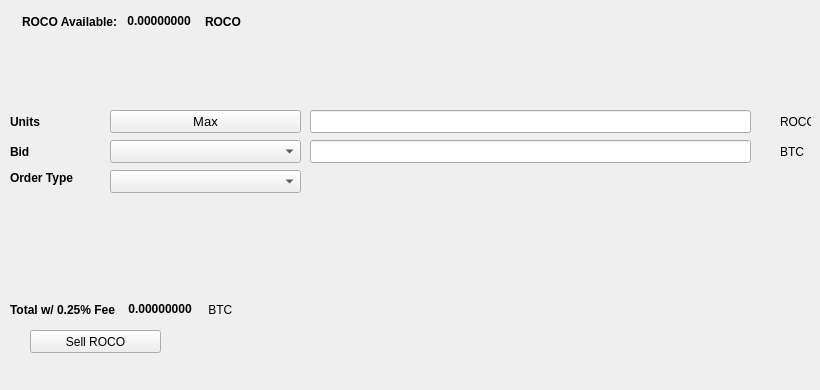
   <widget class="QWidget" name="SellTab">
    <attribute name="title">
     <string>Sell</string>
    </attribute>
    <widget class="QLabel" name="label_16">
     <property name="geometry">
      <rect>
       <x>780</x>
       <y>140</y>
       <width>31</width>
       <height>23</height>
      </rect>
     </property>
     <property name="text">
      <string>BTC</string>
     </property>
    </widget>
    <widget class="QComboBox" name="SellBidcomboBox">
     <property name="geometry">
      <rect>
       <x>110</x>
       <y>140</y>
       <width>191</width>
       <height>23</height>
      </rect>
     </property>
     <property name="font">
      <font>
       <pointsize>10</pointsize>
      </font>
     </property>
    </widget>
    <widget class="QLabel" name="label_18">
     <property name="geometry">
      <rect>
       <x>10</x>
       <y>110</y>
       <width>46</width>
       <height>23</height>
      </rect>
     </property>
     <property name="font">
      <font>
       <weight>75</weight>
       <bold>true</bold>
      </font>
     </property>
     <property name="text">
      <string>Units</string>
     </property>
    </widget>
    <widget class="QPushButton" name="Sell_Max_Amount">
     <property name="geometry">
      <rect>
       <x>110</x>
       <y>110</y>
       <width>191</width>
       <height>23</height>
      </rect>
     </property>
     <property name="font">
      <font>
       <pointsize>10</pointsize>
      </font>
     </property>
     <property name="text">
      <string>Max</string>
     </property>
    </widget>
    <widget class="QLabel" name="label_20">
     <property name="geometry">
      <rect>
       <x>10</x>
       <y>170</y>
       <width>91</width>
       <height>16</height>
      </rect>
     </property>
     <property name="font">
      <font>
       <weight>75</weight>
       <bold>true</bold>
      </font>
     </property>
     <property name="text">
      <string>Order Type</string>
     </property>
    </widget>
    <widget class="QComboBox" name="SellOrdertypeCombo">
     <property name="geometry">
      <rect>
       <x>110</x>
       <y>170</y>
       <width>191</width>
       <height>23</height>
      </rect>
     </property>
     <property name="font">
      <font>
       <pointsize>10</pointsize>
      </font>
     </property>
    </widget>
    <widget class="QLabel" name="label_21">
     <property name="geometry">
      <rect>
       <x>10</x>
       <y>140</y>
       <width>46</width>
       <height>23</height>
      </rect>
     </property>
     <property name="font">
      <font>
       <weight>75</weight>
       <bold>true</bold>
      </font>
     </property>
     <property name="text">
      <string>Bid</string>
     </property>
    </widget>
    <widget class="QLabel" name="label_22">
     <property name="geometry">
      <rect>
       <x>780</x>
       <y>110</y>
       <width>31</width>
       <height>23</height>
      </rect>
     </property>
     <property name="text">
      <string>ROCO</string>
     </property>
    </widget>
    <widget class="QLineEdit" name="UnitsInputROCO">
     <property name="geometry">
      <rect>
       <x>310</x>
       <y>110</y>
       <width>441</width>
       <height>23</height>
      </rect>
     </property>
     <property name="font">
      <font>
       <pointsize>9</pointsize>
       <weight>75</weight>
       <bold>true</bold>
      </font>
     </property>
    </widget>
    <widget class="QLineEdit" name="SellBidPriceEdit">
     <property name="geometry">
      <rect>
       <x>310</x>
       <y>140</y>
       <width>441</width>
       <height>23</height>
      </rect>
     </property>
     <property name="font">
      <font>
       <pointsize>9</pointsize>
       <weight>75</weight>
       <bold>true</bold>
      </font>
     </property>
    </widget>
    <widget class="QPushButton" name="SellROCOBTN">
     <property name="geometry">
      <rect>
       <x>30</x>
       <y>330</y>
       <width>131</width>
       <height>23</height>
      </rect>
     </property>
     <property name="text">
      <string>Sell ROCO</string>
     </property>
     <property name="icon">
      <iconset resource="../roco">
       <normaloff>:/icons/bitcoin</normaloff>:/icons/bitcoin</iconset>
     </property>
    </widget>
    <widget class="QWidget" name="layoutWidget3">
     <property name="geometry">
      <rect>
       <x>22</x>
       <y>12</y>
       <width>258</width>
       <height>19</height>
      </rect>
     </property>
     <layout class="QHBoxLayout" name="horizontalLayout">
      <item>
       <widget class="QLabel" name="label232_2">
        <property name="font">
         <font>
          <weight>75</weight>
          <bold>true</bold>
         </font>
        </property>
        <property name="text">
         <string>ROCO Available:</string>
        </property>
       </widget>
      </item>
      <item>
       <widget class="QLabel" name="ROCOAvailableLabel">
        <property name="palette">
         <palette>
          <active>
           <colorrole role="WindowText">
            <brush brushstyle="SolidPattern">
             <color alpha="255">
              <red>0</red>
              <green>0</green>
              <blue>0</blue>
             </color>
            </brush>
           </colorrole>
           <colorrole role="Button">
            <brush brushstyle="SolidPattern">
             <color alpha="255">
              <red>0</red>
              <green>170</green>
              <blue>0</blue>
             </color>
            </brush>
           </colorrole>
           <colorrole role="Light">
            <brush brushstyle="SolidPattern">
             <color alpha="255">
              <red>0</red>
              <green>255</green>
              <blue>0</blue>
             </color>
            </brush>
           </colorrole>
           <colorrole role="Midlight">
            <brush brushstyle="SolidPattern">
             <color alpha="255">
              <red>0</red>
              <green>212</green>
              <blue>0</blue>
             </color>
            </brush>
           </colorrole>
           <colorrole role="Dark">
            <brush brushstyle="SolidPattern">
             <color alpha="255">
              <red>0</red>
              <green>85</green>
              <blue>0</blue>
             </color>
            </brush>
           </colorrole>
           <colorrole role="Mid">
            <brush brushstyle="SolidPattern">
             <color alpha="255">
              <red>0</red>
              <green>113</green>
              <blue>0</blue>
             </color>
            </brush>
           </colorrole>
           <colorrole role="Text">
            <brush brushstyle="SolidPattern">
             <color alpha="255">
              <red>0</red>
              <green>170</green>
              <blue>0</blue>
             </color>
            </brush>
           </colorrole>
           <colorrole role="BrightText">
            <brush brushstyle="SolidPattern">
             <color alpha="255">
              <red>255</red>
              <green>255</green>
              <blue>255</blue>
             </color>
            </brush>
           </colorrole>
           <colorrole role="ButtonText">
            <brush brushstyle="SolidPattern">
             <color alpha="255">
              <red>0</red>
              <green>0</green>
              <blue>0</blue>
             </color>
            </brush>
           </colorrole>
           <colorrole role="Base">
            <brush brushstyle="SolidPattern">
             <color alpha="255">
              <red>255</red>
              <green>255</green>
              <blue>255</blue>
             </color>
            </brush>
           </colorrole>
           <colorrole role="Window">
            <brush brushstyle="SolidPattern">
             <color alpha="255">
              <red>0</red>
              <green>170</green>
              <blue>0</blue>
             </color>
            </brush>
           </colorrole>
           <colorrole role="Shadow">
            <brush brushstyle="SolidPattern">
             <color alpha="255">
              <red>0</red>
              <green>0</green>
              <blue>0</blue>
             </color>
            </brush>
           </colorrole>
           <colorrole role="AlternateBase">
            <brush brushstyle="SolidPattern">
             <color alpha="255">
              <red>127</red>
              <green>212</green>
              <blue>127</blue>
             </color>
            </brush>
           </colorrole>
           <colorrole role="ToolTipBase">
            <brush brushstyle="SolidPattern">
             <color alpha="255">
              <red>255</red>
              <green>255</green>
              <blue>220</blue>
             </color>
            </brush>
           </colorrole>
           <colorrole role="ToolTipText">
            <brush brushstyle="SolidPattern">
             <color alpha="255">
              <red>0</red>
              <green>0</green>
              <blue>0</blue>
             </color>
            </brush>
           </colorrole>
          </active>
          <inactive>
           <colorrole role="WindowText">
            <brush brushstyle="SolidPattern">
             <color alpha="255">
              <red>0</red>
              <green>0</green>
              <blue>0</blue>
             </color>
            </brush>
           </colorrole>
           <colorrole role="Button">
            <brush brushstyle="SolidPattern">
             <color alpha="255">
              <red>0</red>
              <green>170</green>
              <blue>0</blue>
             </color>
            </brush>
           </colorrole>
           <colorrole role="Light">
            <brush brushstyle="SolidPattern">
             <color alpha="255">
              <red>0</red>
              <green>255</green>
              <blue>0</blue>
             </color>
            </brush>
           </colorrole>
           <colorrole role="Midlight">
            <brush brushstyle="SolidPattern">
             <color alpha="255">
              <red>0</red>
              <green>212</green>
              <blue>0</blue>
             </color>
            </brush>
           </colorrole>
           <colorrole role="Dark">
            <brush brushstyle="SolidPattern">
             <color alpha="255">
              <red>0</red>
              <green>85</green>
              <blue>0</blue>
             </color>
            </brush>
           </colorrole>
           <colorrole role="Mid">
            <brush brushstyle="SolidPattern">
             <color alpha="255">
              <red>0</red>
              <green>113</green>
              <blue>0</blue>
             </color>
            </brush>
           </colorrole>
           <colorrole role="Text">
            <brush brushstyle="SolidPattern">
             <color alpha="255">
              <red>0</red>
              <green>170</green>
              <blue>0</blue>
             </color>
            </brush>
           </colorrole>
           <colorrole role="BrightText">
            <brush brushstyle="SolidPattern">
             <color alpha="255">
              <red>255</red>
              <green>255</green>
              <blue>255</blue>
             </color>
            </brush>
           </colorrole>
           <colorrole role="ButtonText">
            <brush brushstyle="SolidPattern">
             <color alpha="255">
              <red>0</red>
              <green>0</green>
              <blue>0</blue>
             </color>
            </brush>
           </colorrole>
           <colorrole role="Base">
            <brush brushstyle="SolidPattern">
             <color alpha="255">
              <red>255</red>
              <green>255</green>
              <blue>255</blue>
             </color>
            </brush>
           </colorrole>
           <colorrole role="Window">
            <brush brushstyle="SolidPattern">
             <color alpha="255">
              <red>0</red>
              <green>170</green>
              <blue>0</blue>
             </color>
            </brush>
           </colorrole>
           <colorrole role="Shadow">
            <brush brushstyle="SolidPattern">
             <color alpha="255">
              <red>0</red>
              <green>0</green>
              <blue>0</blue>
             </color>
            </brush>
           </colorrole>
           <colorrole role="AlternateBase">
            <brush brushstyle="SolidPattern">
             <color alpha="255">
              <red>127</red>
              <green>212</green>
              <blue>127</blue>
             </color>
            </brush>
           </colorrole>
           <colorrole role="ToolTipBase">
            <brush brushstyle="SolidPattern">
             <color alpha="255">
              <red>255</red>
              <green>255</green>
              <blue>220</blue>
             </color>
            </brush>
           </colorrole>
           <colorrole role="ToolTipText">
            <brush brushstyle="SolidPattern">
             <color alpha="255">
              <red>0</red>
              <green>0</green>
              <blue>0</blue>
             </color>
            </brush>
           </colorrole>
          </inactive>
          <disabled>
           <colorrole role="WindowText">
            <brush brushstyle="SolidPattern">
             <color alpha="255">
              <red>0</red>
              <green>85</green>
              <blue>0</blue>
             </color>
            </brush>
           </colorrole>
           <colorrole role="Button">
            <brush brushstyle="SolidPattern">
             <color alpha="255">
              <red>0</red>
              <green>170</green>
              <blue>0</blue>
             </color>
            </brush>
           </colorrole>
           <colorrole role="Light">
            <brush brushstyle="SolidPattern">
             <color alpha="255">
              <red>0</red>
              <green>255</green>
              <blue>0</blue>
             </color>
            </brush>
           </colorrole>
           <colorrole role="Midlight">
            <brush brushstyle="SolidPattern">
             <color alpha="255">
              <red>0</red>
              <green>212</green>
              <blue>0</blue>
             </color>
            </brush>
           </colorrole>
           <colorrole role="Dark">
            <brush brushstyle="SolidPattern">
             <color alpha="255">
              <red>0</red>
              <green>85</green>
              <blue>0</blue>
             </color>
            </brush>
           </colorrole>
           <colorrole role="Mid">
            <brush brushstyle="SolidPattern">
             <color alpha="255">
              <red>0</red>
              <green>113</green>
              <blue>0</blue>
             </color>
            </brush>
           </colorrole>
           <colorrole role="Text">
            <brush brushstyle="SolidPattern">
             <color alpha="255">
              <red>0</red>
              <green>85</green>
              <blue>0</blue>
             </color>
            </brush>
           </colorrole>
           <colorrole role="BrightText">
            <brush brushstyle="SolidPattern">
             <color alpha="255">
              <red>255</red>
              <green>255</green>
              <blue>255</blue>
             </color>
            </brush>
           </colorrole>
           <colorrole role="ButtonText">
            <brush brushstyle="SolidPattern">
             <color alpha="255">
              <red>0</red>
              <green>85</green>
              <blue>0</blue>
             </color>
            </brush>
           </colorrole>
           <colorrole role="Base">
            <brush brushstyle="SolidPattern">
             <color alpha="255">
              <red>0</red>
              <green>170</green>
              <blue>0</blue>
             </color>
            </brush>
           </colorrole>
           <colorrole role="Window">
            <brush brushstyle="SolidPattern">
             <color alpha="255">
              <red>0</red>
              <green>170</green>
              <blue>0</blue>
             </color>
            </brush>
           </colorrole>
           <colorrole role="Shadow">
            <brush brushstyle="SolidPattern">
             <color alpha="255">
              <red>0</red>
              <green>0</green>
              <blue>0</blue>
             </color>
            </brush>
           </colorrole>
           <colorrole role="AlternateBase">
            <brush brushstyle="SolidPattern">
             <color alpha="255">
              <red>0</red>
              <green>170</green>
              <blue>0</blue>
             </color>
            </brush>
           </colorrole>
           <colorrole role="ToolTipBase">
            <brush brushstyle="SolidPattern">
             <color alpha="255">
              <red>255</red>
              <green>255</green>
              <blue>220</blue>
             </color>
            </brush>
           </colorrole>
           <colorrole role="ToolTipText">
            <brush brushstyle="SolidPattern">
             <color alpha="255">
              <red>0</red>
              <green>0</green>
              <blue>0</blue>
             </color>
            </brush>
           </colorrole>
          </disabled>
         </palette>
        </property>
        <property name="font">
         <font>
          <weight>75</weight>
          <bold>true</bold>
         </font>
        </property>
        <property name="text">
         <string> 0.00000000 </string>
        </property>
        <property name="textInteractionFlags">
         <set>Qt::LinksAccessibleByMouse|Qt::TextSelectableByKeyboard|Qt::TextSelectableByMouse</set>
        </property>
       </widget>
      </item>
      <item>
       <widget class="QLabel" name="labelROCO">
        <property name="font">
         <font>
          <weight>75</weight>
          <bold>true</bold>
         </font>
        </property>
        <property name="text">
         <string>ROCO</string>
        </property>
       </widget>
      </item>
     </layout>
    </widget>
    <widget class="QWidget" name="layoutWidget">
     <property name="geometry">
      <rect>
       <x>10</x>
       <y>300</y>
       <width>268</width>
       <height>19</height>
      </rect>
     </property>
     <layout class="QHBoxLayout" name="horizontalLayout_2">
      <item>
       <widget class="QLabel" name="label_19">
        <property name="font">
         <font>
          <weight>75</weight>
          <bold>true</bold>
         </font>
        </property>
        <property name="text">
         <string>Total w/ 0.25% Fee </string>
        </property>
       </widget>
      </item>
      <item>
       <widget class="QLabel" name="SellCostLabel">
        <property name="palette">
         <palette>
          <active>
           <colorrole role="WindowText">
            <brush brushstyle="SolidPattern">
             <color alpha="255">
              <red>0</red>
              <green>0</green>
              <blue>0</blue>
             </color>
            </brush>
           </colorrole>
           <colorrole role="Button">
            <brush brushstyle="SolidPattern">
             <color alpha="255">
              <red>0</red>
              <green>170</green>
              <blue>0</blue>
             </color>
            </brush>
           </colorrole>
           <colorrole role="Light">
            <brush brushstyle="SolidPattern">
             <color alpha="255">
              <red>0</red>
              <green>255</green>
              <blue>0</blue>
             </color>
            </brush>
           </colorrole>
           <colorrole role="Midlight">
            <brush brushstyle="SolidPattern">
             <color alpha="255">
              <red>0</red>
              <green>212</green>
              <blue>0</blue>
             </color>
            </brush>
           </colorrole>
           <colorrole role="Dark">
            <brush brushstyle="SolidPattern">
             <color alpha="255">
              <red>0</red>
              <green>85</green>
              <blue>0</blue>
             </color>
            </brush>
           </colorrole>
           <colorrole role="Mid">
            <brush brushstyle="SolidPattern">
             <color alpha="255">
              <red>0</red>
              <green>113</green>
              <blue>0</blue>
             </color>
            </brush>
           </colorrole>
           <colorrole role="Text">
            <brush brushstyle="SolidPattern">
             <color alpha="255">
              <red>0</red>
              <green>170</green>
              <blue>0</blue>
             </color>
            </brush>
           </colorrole>
           <colorrole role="BrightText">
            <brush brushstyle="SolidPattern">
             <color alpha="255">
              <red>255</red>
              <green>255</green>
              <blue>255</blue>
             </color>
            </brush>
           </colorrole>
           <colorrole role="ButtonText">
            <brush brushstyle="SolidPattern">
             <color alpha="255">
              <red>0</red>
              <green>0</green>
              <blue>0</blue>
             </color>
            </brush>
           </colorrole>
           <colorrole role="Base">
            <brush brushstyle="SolidPattern">
             <color alpha="255">
              <red>255</red>
              <green>255</green>
              <blue>255</blue>
             </color>
            </brush>
           </colorrole>
           <colorrole role="Window">
            <brush brushstyle="SolidPattern">
             <color alpha="255">
              <red>0</red>
              <green>170</green>
              <blue>0</blue>
             </color>
            </brush>
           </colorrole>
           <colorrole role="Shadow">
            <brush brushstyle="SolidPattern">
             <color alpha="255">
              <red>0</red>
              <green>0</green>
              <blue>0</blue>
             </color>
            </brush>
           </colorrole>
           <colorrole role="AlternateBase">
            <brush brushstyle="SolidPattern">
             <color alpha="255">
              <red>127</red>
              <green>212</green>
              <blue>127</blue>
             </color>
            </brush>
           </colorrole>
           <colorrole role="ToolTipBase">
            <brush brushstyle="SolidPattern">
             <color alpha="255">
              <red>255</red>
              <green>255</green>
              <blue>220</blue>
             </color>
            </brush>
           </colorrole>
           <colorrole role="ToolTipText">
            <brush brushstyle="SolidPattern">
             <color alpha="255">
              <red>0</red>
              <green>0</green>
              <blue>0</blue>
             </color>
            </brush>
           </colorrole>
          </active>
          <inactive>
           <colorrole role="WindowText">
            <brush brushstyle="SolidPattern">
             <color alpha="255">
              <red>0</red>
              <green>0</green>
              <blue>0</blue>
             </color>
            </brush>
           </colorrole>
           <colorrole role="Button">
            <brush brushstyle="SolidPattern">
             <color alpha="255">
              <red>0</red>
              <green>170</green>
              <blue>0</blue>
             </color>
            </brush>
           </colorrole>
           <colorrole role="Light">
            <brush brushstyle="SolidPattern">
             <color alpha="255">
              <red>0</red>
              <green>255</green>
              <blue>0</blue>
             </color>
            </brush>
           </colorrole>
           <colorrole role="Midlight">
            <brush brushstyle="SolidPattern">
             <color alpha="255">
              <red>0</red>
              <green>212</green>
              <blue>0</blue>
             </color>
            </brush>
           </colorrole>
           <colorrole role="Dark">
            <brush brushstyle="SolidPattern">
             <color alpha="255">
              <red>0</red>
              <green>85</green>
              <blue>0</blue>
             </color>
            </brush>
           </colorrole>
           <colorrole role="Mid">
            <brush brushstyle="SolidPattern">
             <color alpha="255">
              <red>0</red>
              <green>113</green>
              <blue>0</blue>
             </color>
            </brush>
           </colorrole>
           <colorrole role="Text">
            <brush brushstyle="SolidPattern">
             <color alpha="255">
              <red>0</red>
              <green>170</green>
              <blue>0</blue>
             </color>
            </brush>
           </colorrole>
           <colorrole role="BrightText">
            <brush brushstyle="SolidPattern">
             <color alpha="255">
              <red>255</red>
              <green>255</green>
              <blue>255</blue>
             </color>
            </brush>
           </colorrole>
           <colorrole role="ButtonText">
            <brush brushstyle="SolidPattern">
             <color alpha="255">
              <red>0</red>
              <green>0</green>
              <blue>0</blue>
             </color>
            </brush>
           </colorrole>
           <colorrole role="Base">
            <brush brushstyle="SolidPattern">
             <color alpha="255">
              <red>255</red>
              <green>255</green>
              <blue>255</blue>
             </color>
            </brush>
           </colorrole>
           <colorrole role="Window">
            <brush brushstyle="SolidPattern">
             <color alpha="255">
              <red>0</red>
              <green>170</green>
              <blue>0</blue>
             </color>
            </brush>
           </colorrole>
           <colorrole role="Shadow">
            <brush brushstyle="SolidPattern">
             <color alpha="255">
              <red>0</red>
              <green>0</green>
              <blue>0</blue>
             </color>
            </brush>
           </colorrole>
           <colorrole role="AlternateBase">
            <brush brushstyle="SolidPattern">
             <color alpha="255">
              <red>127</red>
              <green>212</green>
              <blue>127</blue>
             </color>
            </brush>
           </colorrole>
           <colorrole role="ToolTipBase">
            <brush brushstyle="SolidPattern">
             <color alpha="255">
              <red>255</red>
              <green>255</green>
              <blue>220</blue>
             </color>
            </brush>
           </colorrole>
           <colorrole role="ToolTipText">
            <brush brushstyle="SolidPattern">
             <color alpha="255">
              <red>0</red>
              <green>0</green>
              <blue>0</blue>
             </color>
            </brush>
           </colorrole>
          </inactive>
          <disabled>
           <colorrole role="WindowText">
            <brush brushstyle="SolidPattern">
             <color alpha="255">
              <red>0</red>
              <green>85</green>
              <blue>0</blue>
             </color>
            </brush>
           </colorrole>
           <colorrole role="Button">
            <brush brushstyle="SolidPattern">
             <color alpha="255">
              <red>0</red>
              <green>170</green>
              <blue>0</blue>
             </color>
            </brush>
           </colorrole>
           <colorrole role="Light">
            <brush brushstyle="SolidPattern">
             <color alpha="255">
              <red>0</red>
              <green>255</green>
              <blue>0</blue>
             </color>
            </brush>
           </colorrole>
           <colorrole role="Midlight">
            <brush brushstyle="SolidPattern">
             <color alpha="255">
              <red>0</red>
              <green>212</green>
              <blue>0</blue>
             </color>
            </brush>
           </colorrole>
           <colorrole role="Dark">
            <brush brushstyle="SolidPattern">
             <color alpha="255">
              <red>0</red>
              <green>85</green>
              <blue>0</blue>
             </color>
            </brush>
           </colorrole>
           <colorrole role="Mid">
            <brush brushstyle="SolidPattern">
             <color alpha="255">
              <red>0</red>
              <green>113</green>
              <blue>0</blue>
             </color>
            </brush>
           </colorrole>
           <colorrole role="Text">
            <brush brushstyle="SolidPattern">
             <color alpha="255">
              <red>0</red>
              <green>85</green>
              <blue>0</blue>
             </color>
            </brush>
           </colorrole>
           <colorrole role="BrightText">
            <brush brushstyle="SolidPattern">
             <color alpha="255">
              <red>255</red>
              <green>255</green>
              <blue>255</blue>
             </color>
            </brush>
           </colorrole>
           <colorrole role="ButtonText">
            <brush brushstyle="SolidPattern">
             <color alpha="255">
              <red>0</red>
              <green>85</green>
              <blue>0</blue>
             </color>
            </brush>
           </colorrole>
           <colorrole role="Base">
            <brush brushstyle="SolidPattern">
             <color alpha="255">
              <red>0</red>
              <green>170</green>
              <blue>0</blue>
             </color>
            </brush>
           </colorrole>
           <colorrole role="Window">
            <brush brushstyle="SolidPattern">
             <color alpha="255">
              <red>0</red>
              <green>170</green>
              <blue>0</blue>
             </color>
            </brush>
           </colorrole>
           <colorrole role="Shadow">
            <brush brushstyle="SolidPattern">
             <color alpha="255">
              <red>0</red>
              <green>0</green>
              <blue>0</blue>
             </color>
            </brush>
           </colorrole>
           <colorrole role="AlternateBase">
            <brush brushstyle="SolidPattern">
             <color alpha="255">
              <red>0</red>
              <green>170</green>
              <blue>0</blue>
             </color>
            </brush>
           </colorrole>
           <colorrole role="ToolTipBase">
            <brush brushstyle="SolidPattern">
             <color alpha="255">
              <red>255</red>
              <green>255</green>
              <blue>220</blue>
             </color>
            </brush>
           </colorrole>
           <colorrole role="ToolTipText">
            <brush brushstyle="SolidPattern">
             <color alpha="255">
              <red>0</red>
              <green>0</green>
              <blue>0</blue>
             </color>
            </brush>
           </colorrole>
          </disabled>
         </palette>
        </property>
        <property name="font">
         <font>
          <weight>75</weight>
          <bold>true</bold>
         </font>
        </property>
        <property name="autoFillBackground">
         <bool>false</bool>
        </property>
        <property name="text">
         <string> 0.00000000</string>
        </property>
        <property name="textInteractionFlags">
         <set>Qt::LinksAccessibleByMouse|Qt::TextSelectableByMouse</set>
        </property>
       </widget>
      </item>
      <item>
       <widget class="QLabel" name="label_17">
        <property name="font">
         <font>
          <weight>50</weight>
          <bold>false</bold>
         </font>
        </property>
        <property name="text">
         <string> BTC</string>
        </property>
       </widget>
      </item>
     </layout>
    </widget>
    <widget class="QLabel" name="label_23">
     <property name="geometry">
      <rect>
       <x>460</x>
       <y>300</y>
       <width>281</width>
       <height>81</height>
      </rect>
     </property>
     <property name="text">
      <string/>
     </property>
     <property name="pixmap">
      <pixmap>:/images/bittrex</pixmap>
     </property>
    </widget>
   </widget>
